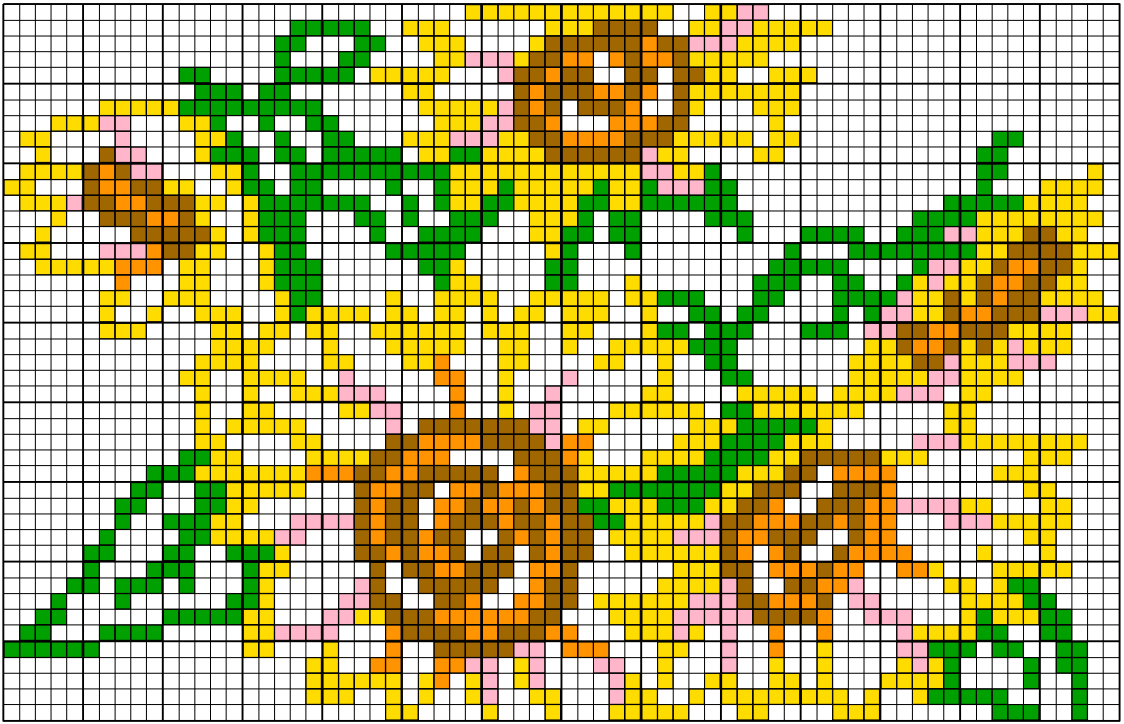
#> input picture 0.images/45x70x5.flowers.png, 1124 x 724 px
$ python ConvertImageToColormap.py
#> lines starting #> are read from the running program, lines starting #| are printed output that depends on the picture
### imageUtils.py
import imageio.v3 as iio
import numpy as np

defaultColorPalette = [(255, 255, 255), (255, 220, 0), (255, 181, 202), (0, 160, 0), (160, 103, 0), (255, 147, 0)]

def cropWhiteBackground(im):
    mat = np.sum(im, 2)
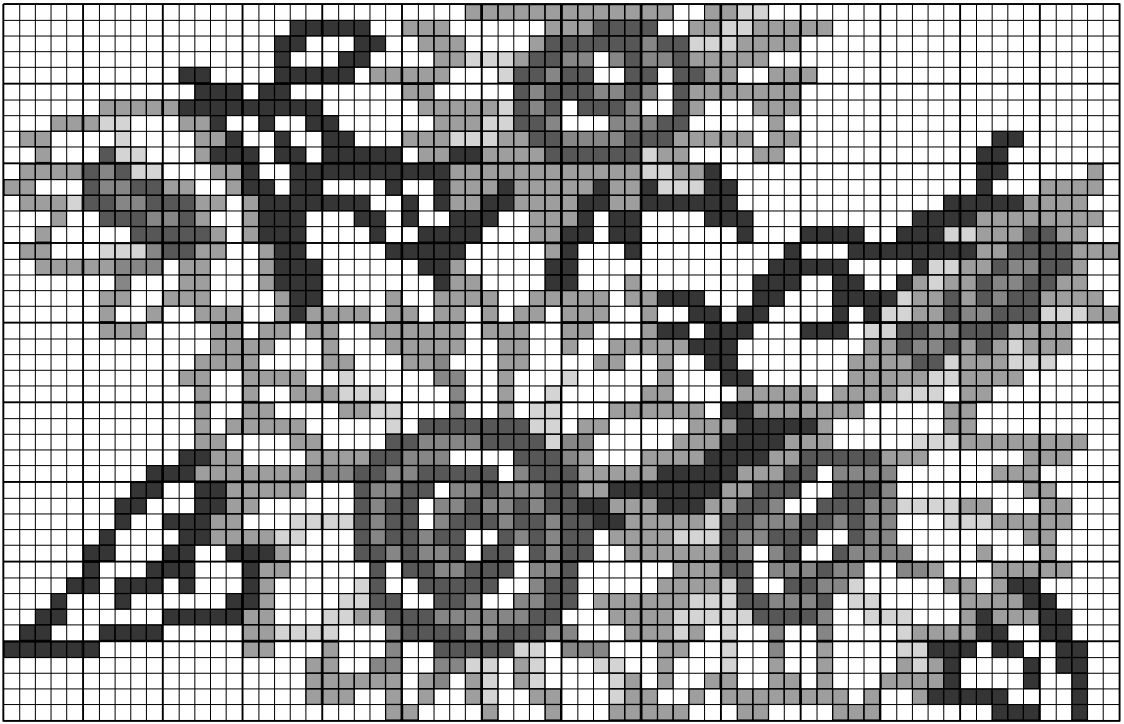
#> mat: shape (724, 1124) uint64; min 255, max 1020, mean 733.4; drawn with min black and max white
    mat = mat - np.min(mat)
    mat[mat < 50] = 0
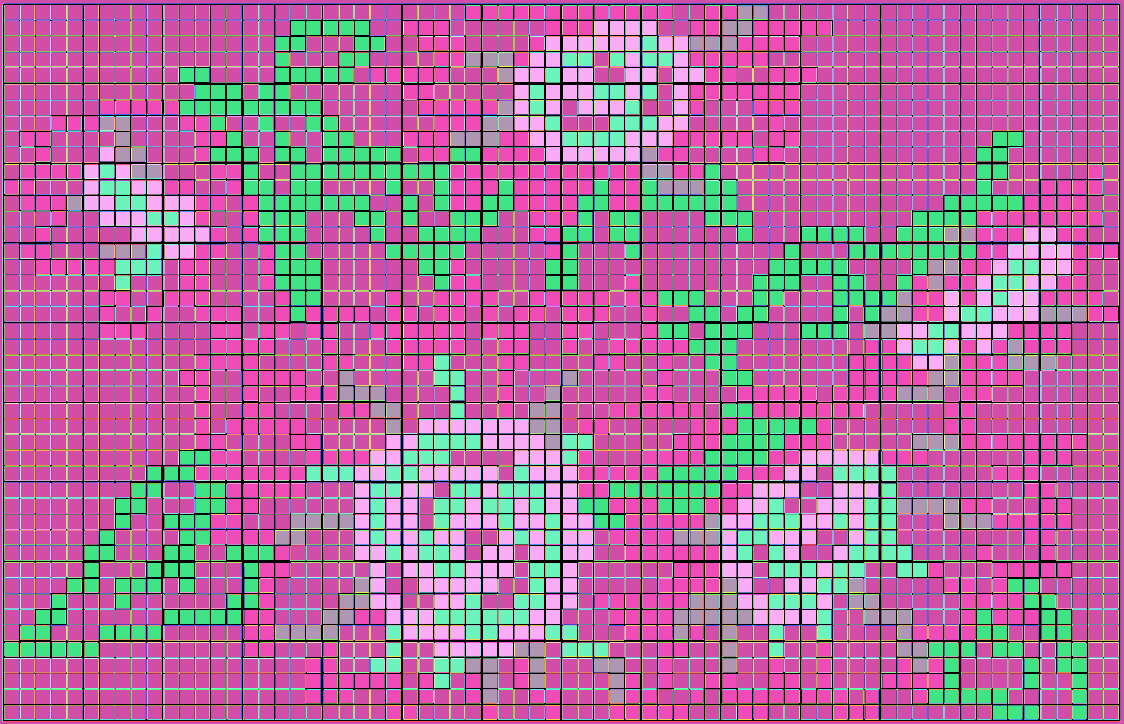
#> mat: shape (724, 1124) uint64; 519 distinct labels, from 0 to 765; one colour per label, 0 black

    t = np.argmin(mat[:, int(mat.shape[1] / 2)])
#> t = 4
    b = mat.shape[0] - np.argmin(mat[:, int(mat.shape[1] / 2)][::-1])
#> b = 721

    l = np.argmin(mat[int(mat.shape[0] / 2), :])
#> l = 3
    r = mat.shape[1] - np.argmin(mat[int(mat.shape[0] / 2), :][::-1])
#> r = 1120

    if im.shape[2] == 4:
        return np.delete(im[t:b, l:r], 3, axis=2)
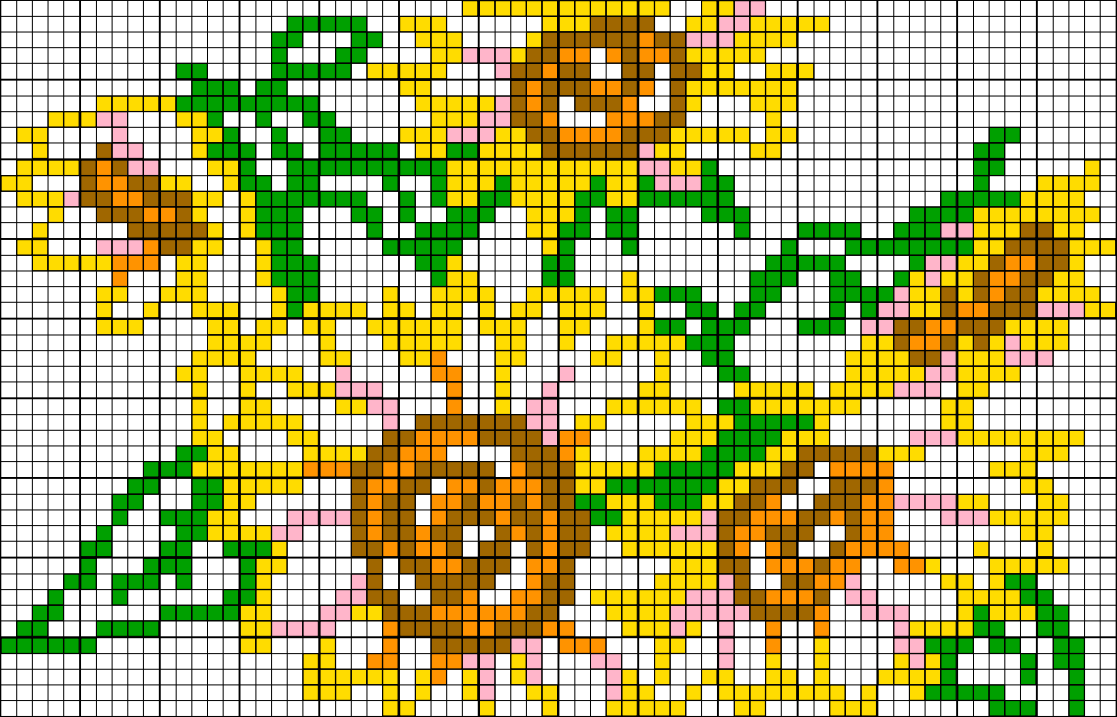
#> returned value: shape (717, 1117, 3); mean of channels 0, 1, 2 180.7, 178.7, 117; drawn as R, G, B

    return im[t:b, l:r]


def convertImageToColorMap(filename, n, m):
    im = cropWhiteBackground(iio.imread(filename))

    sl, sw = getSquareDimensions(im, m, n)
#> sl = 15.93; sw = 15.96

    res = np.zeros(shape=(n, m))

    RGBtoColorIndex = np.ones(shape=(256, 256, 256), dtype=int) * -1
    tolerance = 20
    RGBtoColorIndex[255 - tolerance:, 255 - tolerance:, 255 - tolerance:] = 0
    colorIndexToRGB = [(255, 255, 255)]

    for i in range(n):
        for j in range(m):
            rgb = im[int(sl * (i + 0.5)), int(sw * (j + 0.5))]
            colorIndex = RGBtoColorIndex[rgb[0], rgb[1], rgb[2]]
            if colorIndex == -1:
                colorIndex = len(colorIndexToRGB)
                RGBtoColorIndex[
                max(0, rgb[0] - tolerance): min(256, rgb[0] + tolerance),
                max(0, rgb[1] - tolerance): min(256, rgb[1] + tolerance),
                max(0, rgb[2] - tolerance): min(256, rgb[2] + tolerance)] = colorIndex
                colorIndexToRGB.append(tuple(rgb))
            res[i, j] = colorIndex
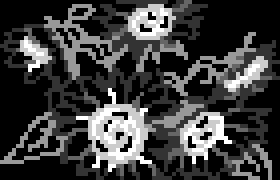
#> res: shape (45, 70) float64 (shown 4 times larger); min 0, max 5, mean 1.2; drawn with min black and max white
#> after the loop, colorIndexToRGB = [(255, 255, 255), (255, 220, 0), (255, 181, 202), (0, 160, 0), (160, 103, 0), (255, 147, 0)]
    print(colorIndexToRGB)
#| [(255, 255, 255), (255, 220, 0), (255, 181, 202), (0, 160, 0), (160, 103, 0), (255, 147, 0)]

    return res


def getSquareDimensions(im, m, n):
    sl, sw = im.shape[0] / n, im.shape[1] / m
    diff = abs(sl - sw)
    if diff > 2:
        raise Exception(f"Diff too big; {diff}")
    return sl, sw


# [10 lines left out: function writeSolution, not called in this run]

### ConvertImageToColormap.py
import numpy as np

from imageUtils import *

if __name__ == '__main__':
    filename = "35x40x1.jets.png"
    filename = "15x15x2.barvaz.png"
    filename = "65x180x1.band.png"
    filename = "45x70x5.flowers.png"
    fileparts = filename.split(".")
    n, m, c = (int(x) for x in fileparts[0].split("x"))

    imageFilename = '0.images/' + filename
    outputFilename = '1.colormap/' + ".".join(fileparts[1:-1]) + ".txt"

    mat = convertImageToColorMap(imageFilename, n, m)

    np.savetxt(outputFilename, mat.astype(int), fmt='%i', delimiter=",")
